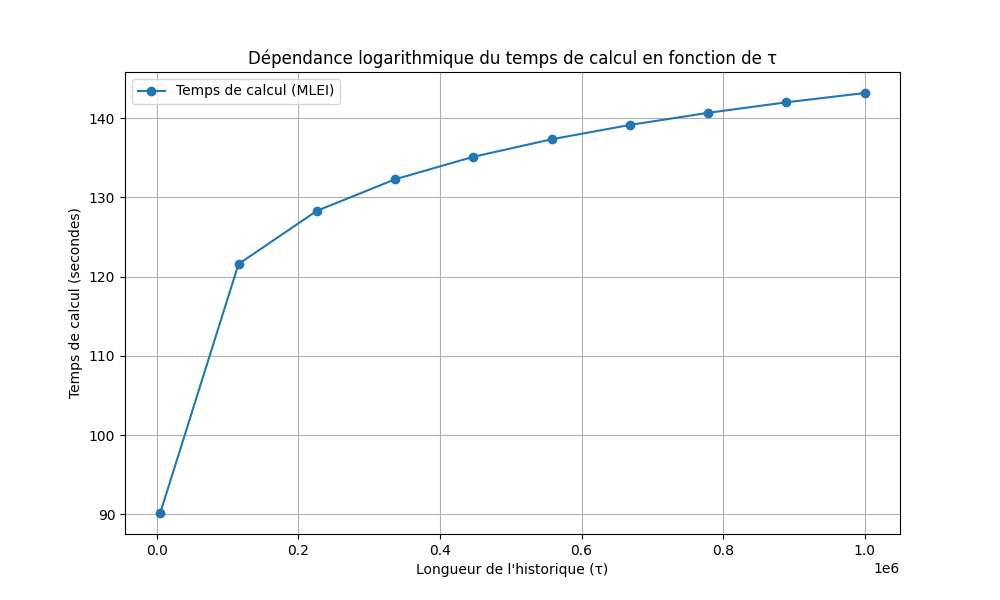

Recreate this plot in Python.
import matplotlib.pyplot as plt
import numpy as np
 
tau_values = np.linspace(5000, 1e6, 10)  
execution_times = np.log(tau_values) * 10 + 5  
 
plt.figure(figsize=(10, 6))
plt.plot(tau_values, execution_times, marker='o', label="Temps de calcul (MLEI)")
 
plt.title("Dépendance logarithmique du temps de calcul en fonction de τ")
plt.xlabel("Longueur de l'historique (τ)")
plt.ylabel("Temps de calcul (secondes)")
plt.legend()
plt.grid()
 
plt.savefig("dependance_logarithmique_tau.png")
plt.show()